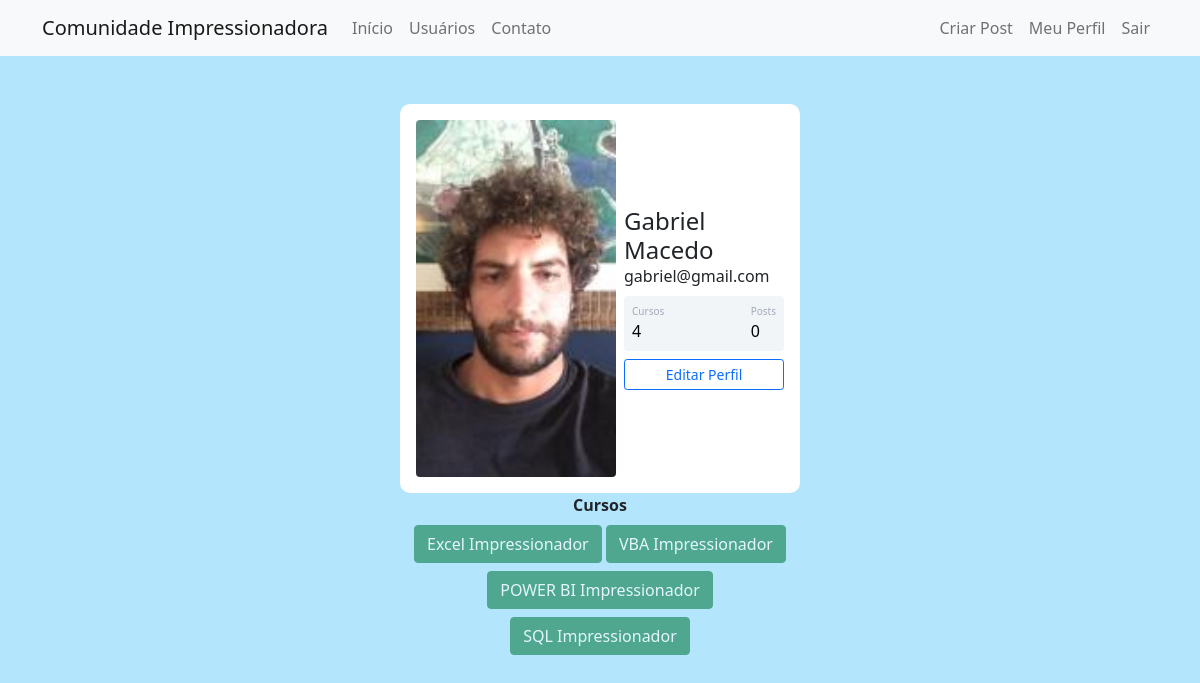
Screenshot of /perfil (signed in) with the database file from the repository.
### comunidadeimpressionadora/models.py (models this page shows)
class Usuario(database.Model, UserMixin):
    id = database.Column(database.Integer, primary_key=True)
    username = database.Column(database.String, nullable=False)
    email = database.Column(database.String, nullable=False, unique=True)
    senha = database.Column(database.String, nullable=False)
    foto_perfil = database.Column(database.String, default='default.jpg')
    posts = database.relationship('Post', backref='autor', lazy=True)
    cursos = database.Column(database.String, nullable=False, default='Não Informado')

### comunidadeimpressionadora/routes.py (the view)
@app.route('/perfil')
@login_required
def perfil():
    foto_perfil = url_for('static', filename='fotos_perfil/{}'.format(current_user.foto_perfil))
    return render_template('perfil.html', foto_perfil=foto_perfil)

### comunidadeimpressionadora/models.py (called while the page is built)
@login_menager.user_loader
def load_usuario(id_usuario):
    return Usuario.query.get(int(id_usuario))

### comunidadeimpressionadora/templates/perfil.html (shortened to what this page needs)
{% extends 'base.html' %}
{% block body %}
    <div class="container mt-5 d-flex justify-content-center">
        <div class="card p-3">
            <div class="d-flex align-items-center">
                <div class="image pe-2"> <img src="{{ foto_perfil }}" class="rounded" width="200"> </div>
                <div class="ml-3 w-100">
                    <h4 class="mb-0 mt-0">{{ current_user.username }}</h4> <span>{{ current_user.email }}</span>
                    <div class="p-2 mt-2 bg-primary d-flex justify-content-between rounded text-white stats">
                        {% if 'Não Informado' in current_user.cursos %}
                           <div class="d-flex flex-column">
                                <span class="articles">Cursos</span>
                                <span class="number1">0</span>
                            </div>
                        {% else %}
                           <div class="d-flex flex-column">
                                <span class="articles">Cursos</span>
                                <span class="number1">{{ current_user.cursos.count(';') + 1 }}</span>
                            </div>
                        {% endif %}
                        <div class="d-flex flex-column"> <span class="rating">Posts</span> <span class="number3">0</span> </div>
                    </div>
                    <div class="button mt-2 d-flex flex-row align-items-center">
                        <a class="w-100" href="{{ url_for('editar_perfil') }}">
                            <button class="btn btn-sm btn-outline-primary w-100">Editar Perfil</button>
                        </a>
                    </div>
                </div>
            </div>
        </div>
    </div>
    <div class="row justify-content-center">
        <div class="col col-4" style="text-align: center">
            <strong>Cursos</strong><br>
            {% for curso in current_user.cursos.split(";") %}
                <button type="button" class="btn btn-success mt-2" disabled> {{ curso }}</button>
            {% endfor %}
        </div>
    </div>
{% endblock %}

### comunidadeimpressionadora/static/main.css (style rules this page uses)
body { background-color: #B3E5FC; border-radius: 10px }
.card { width: 400px; border: none; border-radius: 10px; background-color: #fff }
.stats { background: #f2f5f8 !important; color: #000 !important }
.articles { font-size: 10px; color: #a1aab9 }
.number1 { font-weight: 500 }
.rating { font-size: 10px; color: #a1aab9 }
.number3 { font-weight: 500 }

### rows the page displays
Usuario: username "Gabriel Macedo", email "gabriel@gmail.com", cursos "4"

### other values shown
{{ curso }} "Excel Impressionador" "VBA Impressionador" "POWER BI Impressionador" "SQL Impressionador"
